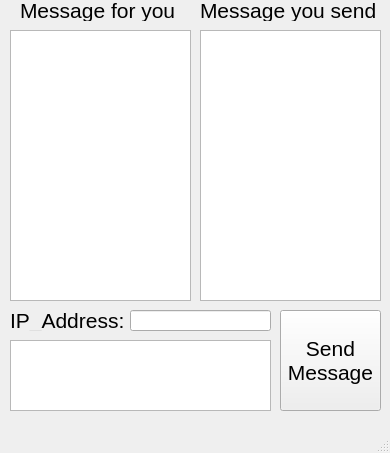
<?xml version="1.0" encoding="UTF-8"?>
<ui version="4.0">
 <class>MainWindow</class>
 <widget class="QMainWindow" name="MainWindow">
  <property name="geometry">
   <rect>
    <x>0</x>
    <y>0</y>
    <width>390</width>
    <height>453</height>
   </rect>
  </property>
  <property name="windowTitle">
   <string>NAT_Message</string>
  </property>
  <widget class="QWidget" name="centralwidget">
   <widget class="QPushButton" name="Send_Button">
    <property name="geometry">
     <rect>
      <x>280</x>
      <y>310</y>
      <width>101</width>
      <height>101</height>
     </rect>
    </property>
    <property name="font">
     <font>
      <family>Arial</family>
      <pointsize>16</pointsize>
     </font>
    </property>
    <property name="text">
     <string>Send
Message</string>
    </property>
    <property name="autoDefault">
     <bool>false</bool>
    </property>
    <property name="default">
     <bool>false</bool>
    </property>
   </widget>
   <widget class="QLineEdit" name="LE_Address">
    <property name="geometry">
     <rect>
      <x>130</x>
      <y>310</y>
      <width>141</width>
      <height>21</height>
     </rect>
    </property>
    <property name="font">
     <font>
      <family>Arial</family>
      <pointsize>16</pointsize>
     </font>
    </property>
   </widget>
   <widget class="QLabel" name="label">
    <property name="geometry">
     <rect>
      <x>10</x>
      <y>310</y>
      <width>131</width>
      <height>21</height>
     </rect>
    </property>
    <property name="font">
     <font>
      <family>Arial</family>
      <pointsize>16</pointsize>
     </font>
    </property>
    <property name="text">
     <string>IP_Address:</string>
    </property>
   </widget>
   <widget class="QPlainTextEdit" name="LE_Text">
    <property name="geometry">
     <rect>
      <x>10</x>
      <y>340</y>
      <width>261</width>
      <height>71</height>
     </rect>
    </property>
   </widget>
   <widget class="QPlainTextEdit" name="Message_send">
    <property name="geometry">
     <rect>
      <x>200</x>
      <y>30</y>
      <width>181</width>
      <height>271</height>
     </rect>
    </property>
    <property name="readOnly">
     <bool>true</bool>
    </property>
   </widget>
   <widget class="QLabel" name="label_2">
    <property name="geometry">
     <rect>
      <x>20</x>
      <y>0</y>
      <width>161</width>
      <height>21</height>
     </rect>
    </property>
    <property name="font">
     <font>
      <family>Arial</family>
      <pointsize>16</pointsize>
     </font>
    </property>
    <property name="text">
     <string>Message for you</string>
    </property>
   </widget>
   <widget class="QLabel" name="label_3">
    <property name="geometry">
     <rect>
      <x>200</x>
      <y>0</y>
      <width>181</width>
      <height>21</height>
     </rect>
    </property>
    <property name="font">
     <font>
      <family>Arial</family>
      <pointsize>16</pointsize>
     </font>
    </property>
    <property name="text">
     <string>Message you send</string>
    </property>
   </widget>
   <widget class="QPlainTextEdit" name="Message_from">
    <property name="geometry">
     <rect>
      <x>10</x>
      <y>30</y>
      <width>181</width>
      <height>271</height>
     </rect>
    </property>
    <property name="readOnly">
     <bool>true</bool>
    </property>
   </widget>
  </widget>
  <widget class="QMenuBar" name="menubar">
   <property name="geometry">
    <rect>
     <x>0</x>
     <y>0</y>
     <width>390</width>
     <height>21</height>
    </rect>
   </property>
  </widget>
  <widget class="QStatusBar" name="statusbar"/>
 </widget>
 <tabstops>
  <tabstop>LE_Address</tabstop>
  <tabstop>LE_Text</tabstop>
  <tabstop>Send_Button</tabstop>
  <tabstop>Message_send</tabstop>
 </tabstops>
 <resources/>
 <connections/>
</ui>
